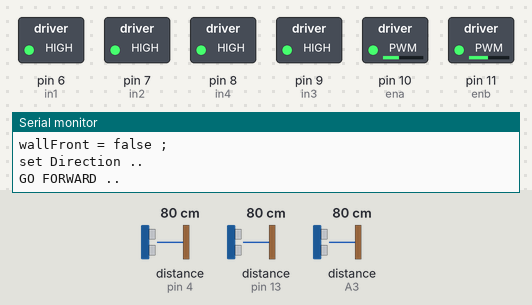
The sketch below on a simulated Arduino Mega 2560, built with avr-gcc and run on an emulated ATmega2560. Parts: switched loads named in the sketch (green lamp = pin HIGH), the last lines printed to the serial monitor. Wiring (inferred from the names in the program): 3 × ultrasonic range finder: trigger pin 5, echo pin 4 / trigger pin 12, echo pin 13 / trigger A2, echo A3. Dashed ring = blinking. Inputs (shaded band) come from the test bench; at power-on: distance to the obstacle (sensors on pin 13, pin 4, A3) 80 cm. The echo pulse lasts 58.3 µs per cm; pins used as bus, display or sensor lines are not drawn.

Above: at 2.7 s.
2.8 s: distance to the obstacle (sensor on pin 13) set to 14 cm
7.0 s: distance to the obstacle (sensor on pin 13) set to 10 cm
At 7.26 s:
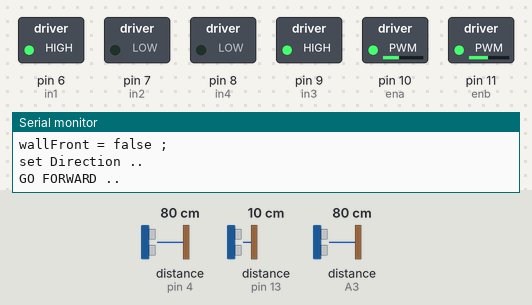
At 8.8 s:
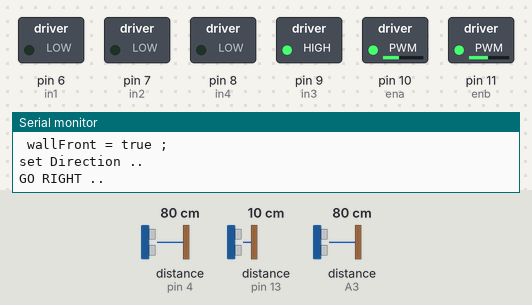
11.2 s: distance to the obstacle (sensor on pin 4) set to 2 cm
15.4 s: distance to the obstacle (sensor on A3) set to 14 cm
18.9 s: distance to the obstacle (sensor on A3) set to 11 cm
At 20.22 s:
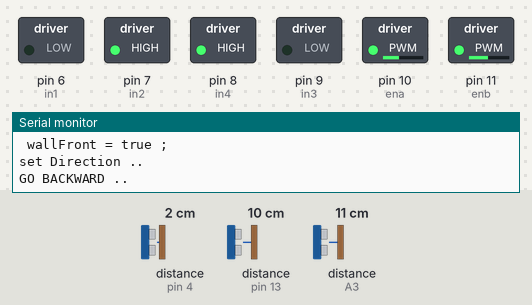
22.4 s: distance to the obstacle (sensor on A3) set to 18 cm
At 24.3 s:
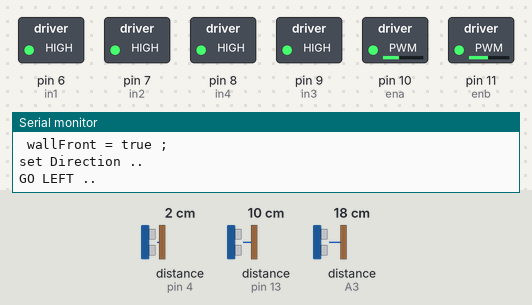
Timing chart, 0 to 27.2 s (numbered marks = the images above; inputs shaded):
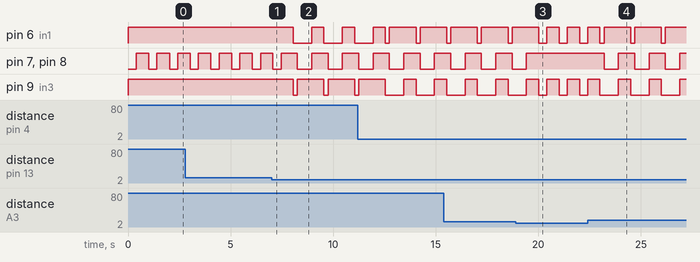

Measured:
- the behaviour switches between 13 and 12 cm on distance to the obstacle (sensor on pin 13) (found by bisection; images 0 and 1)
- the behaviour switches between 13 and 12 cm on distance to the obstacle (sensor on A3) (found by bisection; images 2 and 3)
- after the input at 7.0 s, pin 6 (in1): alternates HIGH for 0.59 s and LOW for 0.90 s, starting after 1.1 s; pin 9 (in3): alternates HIGH for 1.3 s and LOW for 0.20 s, starting after 1.1 s
- after the input at 18.9 s, pin 6 (in1), pin 9 (in3): alternates HIGH for 0.60 s and LOW for 0.40 s, starting after 1.5 s; pin 7 (in2), pin 8 (in4): goes on until 19.4 s, then stays HIGH
- after the input at 22.4 s, pin 7 (in2), pin 8 (in4): alternates HIGH for 0.79 s and LOW for 0.70 s, starting after 0.81 s; pin 9 (in3): alternates HIGH for 0.59 s and LOW for 0.90 s, starting after 1.5 s
- by itself, pin 7 (in2), pin 8 (in4): alternates HIGH for 0.80 s and LOW for 0.70 s

The sketch:

Raghad.ino
```cpp
// Include the TimerOne Library from Paul Stoffregen
//#include "TimerOne.h"
#include <NewPing.h>
//#include <ArduinoRobot.h>
// for 3 Ultra Sensor
int trigPinL =A2;
int echoPinL = A3;

int trigPinF = 12;
int echoPinF = 13;

int trigPinR = 5;
int echoPinR = 4;


int dir;


#define STOP 0
#define FORWARD 1
#define BACKWARD 2
#define LEFT 3
#define RIGHT 4


#define MAX_DISTANCE 100


boolean frontwall ;
boolean leftwall ;
boolean rightwall ;

int wall_threshold =12;

//int left_threshold = 10 ;
//int right_threshold = 10 ;
int front_threshold = 5;

// Constants for Interrupt Pins
// Change values if not using Arduino Uno

const byte MOTOR1 = 2;  // Motor 1 Interrupt Pin - INT 0
const byte MOTOR2 = 3;  // Motor 2 Interrupt Pin - INT 1


int in1 = 6; //R
int in2 = 7;
int in3 = 9; //L
int in4 = 8;

int ena = 10; //right
int enb = 11; //left


NewPing sonarLeft(trigPinL, echoPinL, MAX_DISTANCE); // NewPing setup of pins and maximum distance.
NewPing sonarRight(trigPinR, echoPinR, MAX_DISTANCE);
NewPing sonarFront(trigPinF, echoPinF, MAX_DISTANCE);


float oldLeftSensor, oldRightSensor, leftSensor, rightSensor, frontSensor, oldFrontSensor, lSensor, rSensor, fSensor;


void setup() {
 Serial.begin(9600);
  pinMode(trigPinF, OUTPUT);
  pinMode(echoPinF, INPUT);

  pinMode(trigPinL, OUTPUT);
  pinMode(echoPinL, INPUT);

  pinMode(trigPinR, OUTPUT);
  pinMode(echoPinR, INPUT);

  pinMode(ena, OUTPUT);
  pinMode(enb, OUTPUT);
  pinMode(in1, OUTPUT);
  pinMode(in2, OUTPUT);
  pinMode(in3, OUTPUT);
  pinMode(in4, OUTPUT);
  analogWrite(ena,100);
  analogWrite(enb,120);

//setDirection(FORWARD);


}

void loop() {

//setDirection(LEFT);
//setDirection(RIGHT);
setDirection(FORWARD);
//setDirection(FORWARD);
while(true){
delay(500);
ReadSensors();


if (frontwall == true ) {
    if (rightwall == true ){
      if (leftwall == true ){
       setDirection(BACKWARD);
      }else{
        setDirection(LEFT);
      }
    }else{
      setDirection(RIGHT);
    }


}else{
  setDirection(FORWARD);
}

 /*
 // if (!frontwall || !leftwall || !rightwall){
ReadSensors();
walls();
/*Serial.println("frontwall");
    Serial.println(frontwall);
  Serial.println("leftwall");
  Serial.println(leftwall);
  Serial.println("rightwall");
  Serial.println(rightwall);
delay(500);
if (frontwall == false ){
  setDirection(FORWARD);
}
else if (leftwall == false ) {
 setDirection(LEFT);
}else if(rightwall == false){
  setDirection(RIGHT);
}else{
 setDirection(STOP);
}
*/


}
}


//void ReadSensors() {
//
//leftSensor = sonarLeft.ping_cm(); //ping in cm
//rightSensor = sonarRight.ping_cm();
//frontSensor = sonarFront.ping_cm();
//Serial.print("left sensor : ");
//Serial.println(leftSensor);
//Serial.print("right sensor : ");
//Serial.println(rightSensor);
//Serial.print("front sensor : ");
//Serial.println(frontSensor);
//
// oldLeftSensor = leftSensor; // save old readings for movment
// oldRightSensor = rightSensor;
// oldFrontSensor = frontSensor;
//
//}


//
//void walls() {
//
//
//  if (  leftSensor < wall_threshold || leftSensor >= 1000 ) {
//    leftwall = true ;
//  }
//  else {
//    leftwall = false ;
//  }
//
//
//  if (  rightSensor < wall_threshold || rightSensor >=1000) {
//    rightwall = true ;
//  }
//  else {
//    rightwall = false ;
//
//
//  } if (  frontSensor < front_threshold || frontSensor >=1000 ) {
//    frontwall = true ;
//  }
//  else {
//    frontwall = false ;
//  }
//
//}


void setDirection(int dir) {

  Serial.print("set Direction .. \n\n");
  if ( dir == FORWARD ) {
   Serial.print("GO FORWARD .. \n");
  digitalWrite(in1, HIGH);
  digitalWrite(in2, LOW);
  digitalWrite(in3, HIGH);
  digitalWrite(in4, LOW);
  delay(400);
  digitalWrite(in1, HIGH);   // Left wheel forward
  digitalWrite(in2, HIGH );
  digitalWrite(in3, HIGH );  // Right wheel forward
  digitalWrite(in4, HIGH);


  }
  else if ( dir == LEFT ) {
    Serial.print("GO LEFT .. \n");
//
  digitalWrite(in1, LOW);
  digitalWrite(in2, HIGH);
  digitalWrite(in3, LOW);
  digitalWrite(in4, HIGH);
  delay(200);


  digitalWrite(in1, HIGH);
  digitalWrite(in2, LOW);
  digitalWrite(in3, LOW);
  digitalWrite(in4, LOW);
  delay(700);
  digitalWrite(in1, HIGH);   // Left wheel forward
  digitalWrite(in2, HIGH );
  digitalWrite(in3, HIGH );  // Right wheel forward
  digitalWrite(in4, HIGH);


  }
  else if ( dir == RIGHT ) {
   digitalWrite(in1, LOW);
  digitalWrite(in2, HIGH);
  digitalWrite(in3, LOW);
  digitalWrite(in4, HIGH);
  delay(200);

    Serial.print("GO RIGHT .. \n");
  digitalWrite(in1, LOW);
  digitalWrite(in2, LOW);
  digitalWrite(in3, HIGH);
  digitalWrite(in4, LOW);
  delay(700);

  digitalWrite(in1, HIGH);   // Left wheel forward
  digitalWrite(in2, HIGH );
  digitalWrite(in3, HIGH );  // Right wheel forward
  digitalWrite(in4, HIGH);


  }
  else if ( dir == STOP ) {
    Serial.print("STOP!!!!!!! .. \n");
    digitalWrite(in1, HIGH);   // Left wheel forward
    digitalWrite(in2, HIGH );
    digitalWrite(in3, HIGH );  // Right wheel forward
    digitalWrite(in4, HIGH);
  }
  else if ( dir == BACKWARD ) {
  Serial.print("GO BACKWARD .. \n");
  digitalWrite(in1, LOW);
  digitalWrite(in2, HIGH);
  digitalWrite(in3, LOW);
  digitalWrite(in4, HIGH);


   delay(400);
  digitalWrite(in1, HIGH);   // Left wheel forward
  digitalWrite(in2, HIGH );
  digitalWrite(in3, HIGH );  // Right wheel forward
  digitalWrite(in4, HIGH);
  }
}
void ReadSensors() {
  float duration;
  digitalWrite(trigPinL, LOW);  // Added this line
  delayMicroseconds(2); // Added this line
  digitalWrite(trigPinL, HIGH);
  delayMicroseconds(10); // Added this line
  digitalWrite(trigPinL, LOW);
  duration = pulseIn(echoPinL, HIGH);
  leftSensor = (duration/2) / 29.1;
  digitalWrite(trigPinF, LOW);  // Added this line
  delayMicroseconds(2); // Added this line
  digitalWrite(trigPinF, HIGH);
  delayMicroseconds(10); // Added this line
  digitalWrite(trigPinF, LOW);
  duration = pulseIn(echoPinF, HIGH);
  frontSensor = (duration/2) / 29.1;
  digitalWrite(trigPinR, LOW);  // Added this line
  delayMicroseconds(2); // Added this line
  digitalWrite(trigPinR, HIGH);
  delayMicroseconds(10); // Added this line
  digitalWrite(trigPinR, LOW);
  duration = pulseIn(echoPinR, HIGH);
  rightSensor = (duration/2) / 29.1;
  if(rightSensor > 1000){
    rightSensor=0;
  }else if(leftSensor > 1000){
    leftSensor=0;
  }else if(frontSensor > 1000){
    leftSensor=0;
  }
  if (  leftSensor < wall_threshold ) {
    Serial.print("left sensor :");
    Serial.println(leftSensor);
  Serial.println("wallLeft = true");
    leftwall = true ;
  }
  else {
    Serial.print("left sensor :");
    Serial.println(leftSensor);
  Serial.println("wallLeft = false ;");
    leftwall = false ;
  }
  if (  rightSensor < wall_threshold ) {
    Serial.print("right sensor :");
    Serial.println(rightSensor);
  Serial.println(" wallRight = true ;");
    rightwall = true ;
  }
  else {
    Serial.print("right sensor :");
    Serial.println(rightSensor);
    rightwall = false ;
  Serial.println("wallRight = false ;");
  } if (  frontSensor < wall_threshold ) {
    Serial.print("front sensor :");
    Serial.println(frontSensor);
    frontwall = true ;
  Serial.println(" wallFront = true ;");
  }
  else {
    Serial.print("front sensor :");
    Serial.println(frontSensor);
    frontwall = false ;
  Serial.println("wallFront = false ;");
  }
}
```
